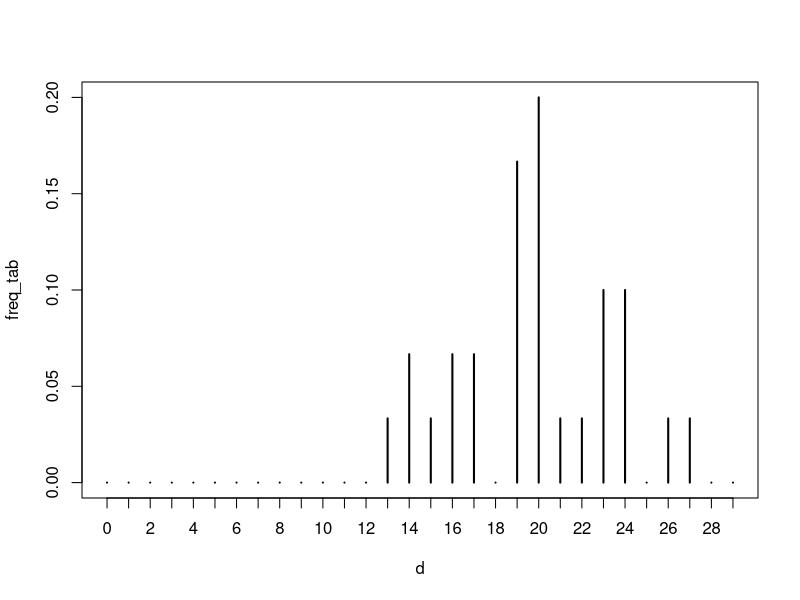
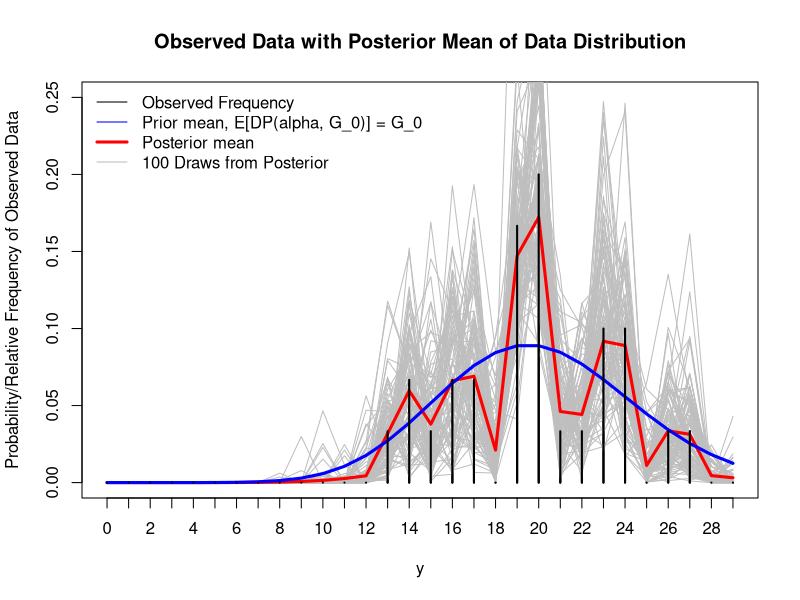

Write the R code that produced these figures, in order.
# function for drawing from DP using stick breaking
rdp_stickbreak<-function(alpha, G_0){
  n <- 10000
  v <- rbeta(n = n, shape1 = 1, shape2 = alpha)
  
  w <- numeric(length = n)
  w[1] <- v[1]
  for(i in 2:n){
    w[i] <- v[i]*prod(1-v[1:(i-1)]) 
  }
  
  m <- G_0(n)
  draw_dp<-cbind(draw_val=m, draw_p=w)
  draw_dp<-draw_dp[order(draw_dp[,1]), ]
  
  return(draw_dp)
}


library(MCMCpack)
# draw from DP with standard normal base measure
set.seed(10)
n <- 30
true_lambda <- 20

alpha <- 10
pr_lambda <- 20

d <- rpois(n, lambda = true_lambda)
d <- factor(d, levels=0:(max(d)+2))
d <- d[d!=18] ## remove 18 for illustration.

freq_tab <- table(d)/n
plot(freq_tab)

d <- as.numeric(as.character(d))

x_range <- 0:(max(d)+2)
pr_mean <- dpois(x = x_range, lambda = pr_lambda)
names(pr_mean) <- x_range

post_exp <- (alpha/(alpha+n))*pr_mean + (n/(alpha+n))*freq_tab

# take some illustrative draws from posterior, also a DP.
tt<-rdirichlet(n = 100, alpha = alpha*pr_mean + n*freq_tab )

plot(freq_tab, xlim=c(0, max(d)+2), ylim=c(0,.25),
     main = 'Observed Data with Posterior Mean of Data Distribution',
     xlab='y', ylab='Probability/Relative Frequency of Observed Data')

for(i in 2:100){
  lines( x_range, tt[i,], type='l', col='gray')
}

lines(x_range, post_exp, type='l', col='red', lwd=3) 

lines(x_range, pr_mean, type='l', col='blue', lwd=3)

lines(freq_tab, type='h')

legend('topleft', 
       legend = c('Observed Frequency',
                  'Prior mean, E[DP(alpha, G_0)] = G_0',
                  'Posterior mean',
                  '100 Draws from Posterior'),
       col=c('black','blue','red','gray'),
       lty = c(1,1,1), lwd=c(1,1,3),
       bty='n')
